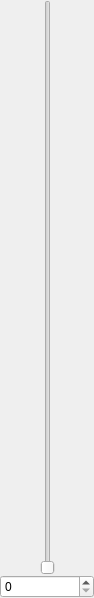
<?xml version="1.0" encoding="UTF-8"?>
<ui version="4.0">
 <class>VerticalSlider</class>
 <widget class="QWidget" name="VerticalSlider">
  <property name="geometry">
   <rect>
    <x>0</x>
    <y>0</y>
    <width>94</width>
    <height>598</height>
   </rect>
  </property>
  <property name="maximumSize">
   <size>
    <width>16777215</width>
    <height>16777215</height>
   </size>
  </property>
  <property name="windowTitle">
   <string>CadVSlider</string>
  </property>
  <layout class="QVBoxLayout" name="verticalLayout">
   <property name="spacing">
    <number>0</number>
   </property>
   <property name="leftMargin">
    <number>0</number>
   </property>
   <property name="topMargin">
    <number>0</number>
   </property>
   <property name="rightMargin">
    <number>0</number>
   </property>
   <property name="bottomMargin">
    <number>0</number>
   </property>
   <item>
    <layout class="QGridLayout" name="gridLayout">
     <property name="spacing">
      <number>0</number>
     </property>
     <item row="0" column="0">
      <spacer name="horizontalSpacer">
       <property name="orientation">
        <enum>Qt::Horizontal</enum>
       </property>
       <property name="sizeHint" stdset="0">
        <size>
         <width>0</width>
         <height>20</height>
        </size>
       </property>
      </spacer>
     </item>
     <item row="0" column="1">
      <widget class="QSlider" name="vSlider">
       <property name="minimumSize">
        <size>
         <width>0</width>
         <height>0</height>
        </size>
       </property>
       <property name="orientation">
        <enum>Qt::Vertical</enum>
       </property>
      </widget>
     </item>
     <item row="0" column="2">
      <spacer name="horizontalSpacer_2">
       <property name="orientation">
        <enum>Qt::Horizontal</enum>
       </property>
       <property name="sizeHint" stdset="0">
        <size>
         <width>0</width>
         <height>20</height>
        </size>
       </property>
      </spacer>
     </item>
     <item row="1" column="0" colspan="3">
      <widget class="QSpinBox" name="spBx">
       <property name="minimumSize">
        <size>
         <width>50</width>
         <height>0</height>
        </size>
       </property>
       <property name="maximumSize">
        <size>
         <width>16777215</width>
         <height>16777215</height>
        </size>
       </property>
      </widget>
     </item>
    </layout>
   </item>
  </layout>
 </widget>
 <layoutdefault spacing="6" margin="11"/>
 <resources/>
 <connections>
  <connection>
   <sender>spBx</sender>
   <signal>valueChanged(int)</signal>
   <receiver>vSlider</receiver>
   <slot>setValue(int)</slot>
   <hints>
    <hint type="sourcelabel">
     <x>46</x>
     <y>586</y>
    </hint>
    <hint type="destinationlabel">
     <x>46</x>
     <y>288</y>
    </hint>
   </hints>
  </connection>
  <connection>
   <sender>vSlider</sender>
   <signal>sliderMoved(int)</signal>
   <receiver>spBx</receiver>
   <slot>setValue(int)</slot>
   <hints>
    <hint type="sourcelabel">
     <x>46</x>
     <y>288</y>
    </hint>
    <hint type="destinationlabel">
     <x>46</x>
     <y>586</y>
    </hint>
   </hints>
  </connection>
 </connections>
</ui>
